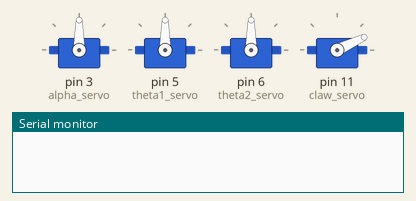
Recording of a sketch running on a simulated Arduino Uno, built with avr-gcc and run on an emulated ATmega328P. Shown: 4 × servo, the last lines printed to the serial monitor.

Above: at 0.05 s.
At 2.0 s:
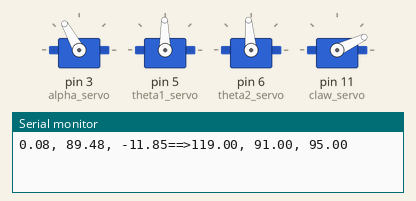
At 3.0 s:
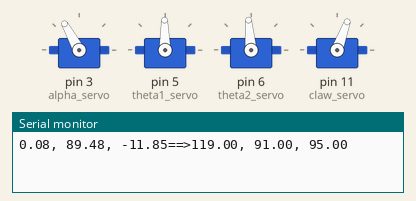
At 4.0 s:
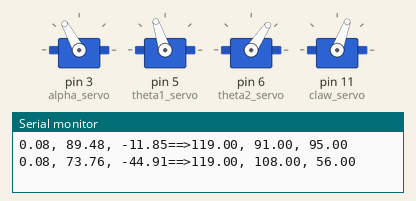
Timing chart, 0 to 4.6 s (numbered marks = the images above):
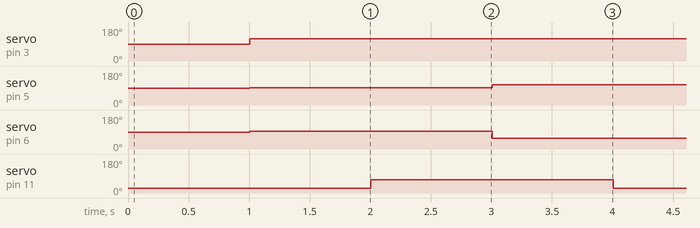

The sketch:

control.ino
```cpp
#include <Servo.h>
#include <math.h>
#include <Ramp.h>


Servo alpha_servo;  // create servo object to control a servo
Servo theta1_servo;  // create servo object to control a servo
Servo theta2_servo;  // create servo object to control a servo
Servo claw_servo;  // create servo object to control a servo
// twelve servo objects can be created on most boards


rampDouble  alpha_ramp;
rampDouble  theta1_ramp;
rampDouble  theta2_ramp;
rampDouble  claw_ramp;


double l1 = 7.4;
double l2 = 7.4; //TODO


int xPin = A2;
int yPin = A1;
int zPin = A0;
int clawPin = 10;


void inverseKinematics(double x, double y, double z) {
  double alpha = atan2(y, x);
  double theta_3 = -acos((x*x + y*y + z*z - l1*l1 - l2*l2) / (2 * l1 * l2));
  double theta_1 = atan(z / sqrt(x*x+y*y)) - atan(l2 * sin(theta_3) / (l1 + l2 * cos(theta_3)));
  double theta_2 = theta_1+theta_3;
  alpha *= 180 / PI;
  theta_2 *= 180 / PI;
  theta_1 *= 180 / PI;


  setState(alpha, theta_1, theta_2);
}


long ramp_duration = 500;


void setState(double alpha, double theta_1, double theta_2) {
  if(isnan(alpha) || isnan(theta_1) || isnan(theta_2)) {
    Serial.println("bad position");
    return;
  }
  Serial.print((String)alpha + ", " + (String)theta_1 + ", " + (String)theta_2);
  if(alpha<0||alpha>75||theta_1<38||theta_1>133||theta_2<-66||theta_2>20)Serial.print(" |OBO| ");
  alpha = map(alpha, 0, 75, 119, 33);
  theta_1 = map(theta_1, 38, 133, 145, 43);
  theta_2 =  map(theta_2, -66, 20, 30, 132);
  Serial.println("==>" + (String)alpha + ", " + (String)theta_1 + ", " + (String)theta_2);

  alpha_servo.write(alpha);
  theta1_servo.write(theta_1);
  theta2_servo.write(theta_2);
}


void setStateRaw(double alpha, double theta_1, double theta_2) {
  if(isnan(alpha) || isnan(theta_1) || isnan(theta_2)) {
    Serial.println("bad position");
    return;
  }
  // Serial.print((String)alpha + ", " + (String)theta_1 + ", " + (String)theta_2);
  // alpha = map(alpha, 0, 70, 119, 33);
  // theta_1 = map(theta_1, 38, 133, 145, 43);
  // theta_2 = map(theta_2, -145, -70, 30, 132);
  // Serial.print("==>" + (String)alpha + ", " + (String)theta_1 + ", " + (String)theta_2);

  alpha_servo.write(alpha);
  theta1_servo.write(theta_1);
  theta2_servo.write(theta_2);
}


void setup() {
  alpha_servo.attach(3);  // attaches the servo on pin 9 to the servo object
  theta1_servo.attach(5);  // attaches the servo on pin 9 to the servo object
  theta2_servo.attach(6);  // attaches the servo on pin 9 to the servo object
  claw_servo.attach(11);  // attaches the servo on pin 9 to the servo object
  Serial.begin(9600);
}


double lerp(double min, double max, double t) {
  return min + (max - min) * t;
}


void circle() {
  long ms = millis();
  double s = (double)ms/1000;
  double x = 7+3 * sin(s);
  double y = 3.5+3*cos(s);
  double z = 2;
  inverseKinematics(x, y, z);
}


void circle2() {
  long ms = millis();
  double s = (double)ms/500;
  double x = 5+3 * cos(s);
  double y = 5-3*cos(s);
  double z = 4+3*sin(s);
  inverseKinematics(x, y, z);
}


void rectangle() {
  long ms = millis();
  double s = fmod((double)ms/500, 6.0);
  double z = 3;
  double x;
  double y;
  if(s < 1.5) {
    y = 0;      // (3,0)->(9,0)
    x = s/1.5;
  } else if(s < 3) { //(9,0)->(9,9)
    x = 1;
    y = 1/1.5*(s-1.5);
  } else if (s < 4.5) { //9,9->3,9
    y = 1;
    x = 1-1/1.5*(s-3);
  } else {
    x = 0;
    y = 1-1/1.5*(s-4.5);
  }
  x*=6;
  x+=3;
  y*=6;
  y+=0;


  Serial.print((String)x+","+(String)y+","+(String)z+" ");
  inverseKinematics(x,y,z);
}


double x = 0; // [0,inf]
double y = 0; //
double z = 0;
bool claw = false;
bool lastClaw = false;


void thefunny() {
  claw_servo.write(25);
  delay(1000);
  inverseKinematics(7.31,0.01,5.88);
  delay(1000);
  claw_servo.write(70);
  delay(1000);
  inverseKinematics(7.31,0.01,1.88);
  delay(1000);
  thefunny();
}


void loop() {
  double analogX = (double)analogRead(xPin) / (1<<10);
  double analogY = (double)analogRead(yPin) / (1<<10);
  double analogZ = (double)analogRead(zPin) / (1<<10);
  thefunny();
  // IK
  x = lerp(5, 10, analogX);
  y = lerp(0, 10, analogY);
  z = lerp(0, 15, analogZ);


  // rectangle();


  // direct
  // setStateRaw(lerp(119,33,analogX), lerp(145,43,analogY), lerp(30,132,analogZ));
  // alpha is 0->70  map(alpha, 0, 70, 119, 33)
  // theta 38->133 map(theta_1, 38, 133, 145, 43)
  // theta2 -70->-145 map(theta_2, -66, 20, 30, 132)


  // alpha_ramp.update();
  // theta1_ramp.update();
  // theta2_ramp.update();
  // alpha_servo.write(alpha_ramp.getValue());
  // theta1_servo.write(theta1_ramp.getValue());
  // theta2_servo.write(theta2_ramp.getValue());
  // Serial.println(alpha_ramp.getValue());


  bool curClaw = digitalRead(clawPin) == HIGH;
  if (curClaw && !lastClaw) {
    claw = !claw;
  }
  lastClaw = curClaw;
  if(claw) {
    claw_servo.write(45);
    inverseKinematics(x, y, z);


  } else {
    inverseKinematics(7.31,0.01,10.88);
    delay(75);
    claw_servo.write(70);
  }
  // claw_servo.write(claw ? 45 : 70);
  // claw_ramp.update();
  // claw_servo.write(claw_ramp.getValue());

  Serial.print("x: ");
  Serial.print(x);
  Serial.print(", y: ");
  Serial.print(y);
  Serial.print(", z:");
  Serial.print(z);
  // Serial.print(", claw: ");
  // Serial.print(claw ? "CLOSED, " : "OPEN, ");
  // Serial.print("alpha:");
  // Serial.print(alpha_servo.read());
  // // Serial.print(theta1_ramp.update());
  // Serial.print(", theta1:");
  // Serial.print(theta1_servo.read());
  // Serial.print(", theta2:");
  // Serial.print(theta2_servo.read());
  // Serial.print(", claw:");
  // Serial.println(claw_servo.read());


}
```

Measured:
- by itself, servo on pin 3 (alpha_servo): 90° → 119° at 1.0 s
- by itself, servo on pin 5 (theta1_servo): alternates 108° for 2.0 s and 91° for 2.0 s
- by itself, servo on pin 6 (theta2_servo): alternates 95° for 2.0 s and 56° for 2.0 s
- by itself, servo on pin 11 (claw_servo): alternates 70° for 2.0 s and 25° for 2.0 s
